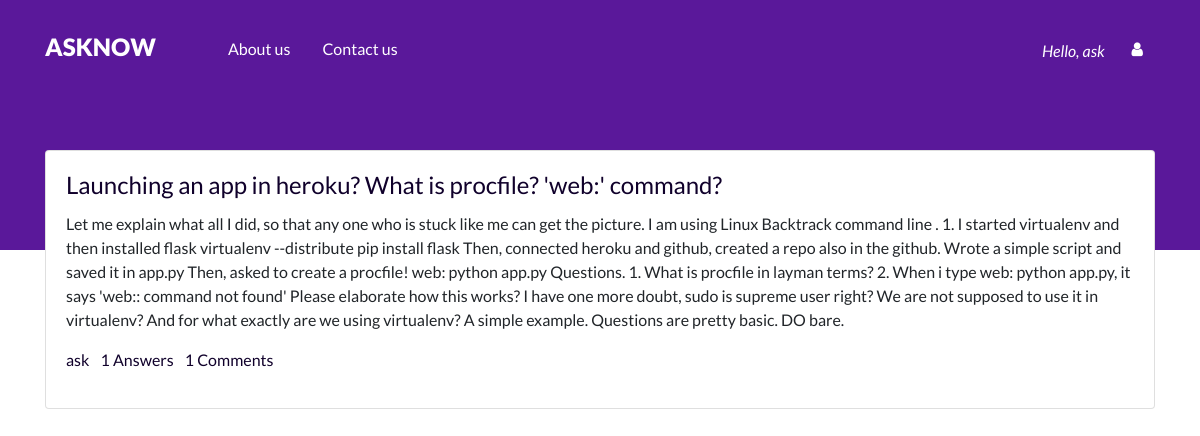
Page /tag/python (signed in) on the committed database.
### Qpost/models.py (models this page shows, shortened)
class Question(models.Model):
    user = models.ForeignKey(User, on_delete=models.CASCADE)
    title = models.CharField(max_length=300)
    detail = models.TextField()
    tags = models.TextField(default='')
    add_time = models.DateTimeField(auto_now_add=True)

### Qpost/views.py (the view)
# urls.py: path('tag/<str:tag>', views.tag, name='tag'),
@login_required
def tag(request, tag):
    quests = Question.objects.annotate(total_comments=Count(
        'answer__comment')).filter(tags__icontains=tag).order_by('-id')
    paginator = Paginator(quests, 10)
    page_num = request.GET.get('page', 1)
    quests = paginator.page(page_num)
    return render(request, 'tag.html', {'quests': quests, 'tag': tag})

### templates/tag.html (shortened to what this page needs)
{% extends 'base.html' %}
{% load static %}
{% load humanize %}
{% block content %}
    <div class="container py-5">
        {% for quest in quests %}
        <div class="card mb-3">
            <div class="card-body">
                <h4 class="card-title"><a href="/detail/{{quest.id}}">{{quest.title}}</a></h4>
                <p class="card-text">{{quest.detail}}</p>
                <p>
                    <a href="#" class="mr-2">{{quest.user.username}}</a>
                    <a href="#" class="mr-2">{{quest.answer_set.count}} Answers</a>
                    <a href="#" class="mr-2">{{quest.total_comments}} Comments</a>
                </p>
            </div>
        </div>
        {% endfor %}
    </div>
{% endblock %}

### templates/components/nav.html (shortened to what this page needs)
{% load static %}
<nav class="navbar navbar-expand-lg py-4">
    <div class="container">
        <a href="{% url 'home' %}"><h1 class="navbar-brand text-white text-uppercase" >AskNow</h1></a>
        <div class="collapse navbar-collapse" id="navbarNav">
            {% if request.user.is_authenticated %}
            <ul class="navbar-nav text-sm-center pl-lg-5 font-weight-normal">
                <li class="nav-item">
                    <a class="nav-link" href="#">About us</a>
                </li>
                <li class="nav-item">
                    <a class="nav-link" href="#">Contact us </a>
                </li>
            </ul>
            {% endif %}
            <div class="row ml-lg-auto justify-content-center">
                {% if not request.user.is_authenticated %}
                <a class="bttn btn btn-default" href='{% url "register" %}'>Register</a>
                <a class="bttn btn btn-default ml-1" href='{% url "login" %}'>Login</a>
                {% else %}
                <span class="text-white nav-item font-italic my-2">Hello, {{request.user}}</span>
                <div class="col-auto">
                    <a class="bttn btn btn-default" href="#" role="button" aria-pressed="false"
                        data-toggle="dropdown"><i class="fa fa-user" aria-hidden="true">
                        </i></a>
                </div>
                {% endif %}
            </div>
        </div>
    </div>
</nav>

### static/css/style.css (style rules this page uses)
body { padding: 0; margin: 0; background: #fff; font-family: "Lato", sans-serif; }
.navbar-brand { font-size: 24px; font-weight: 900; }
.nav-link, .navbar-brand { color: #fff; cursor: pointer; }
.nav-link { margin-right: 1em !important; margin-bottom: 5px; }
.bttn { font-weight: bold; color: #fff; border: 0px solid; }
.card-body a { color : #10002b; text-decoration: none }

### rows in the picture
Question: title "Launching an app in heroku? What is procfile? 'web:' command?", detail "Let me explain what all I did, so that any one who is stuck like me can get the picture. I am using Linux Backtrack command line . 1. I started virtualenv and then installed flask virtualenv --distribute pip install flask Then, connected heroku and github, created a repo also in the github. Wrote a simple script and saved it in app.py Then, asked to create a procfile! web: python app.py Questions. 1. What is procfile in layman terms? 2. When i type web: python app.py, it says 'web:: command not found' Please elaborate how this works? I have one more doubt, sudo is supreme user right? We are not supposed to use it in virtualenv? And for what exactly are we using virtualenv? A simple example.…", user.username "ask", answer_set.count "1", total_comments "1"

### other values in the picture
{{ request.user }} "ask"
